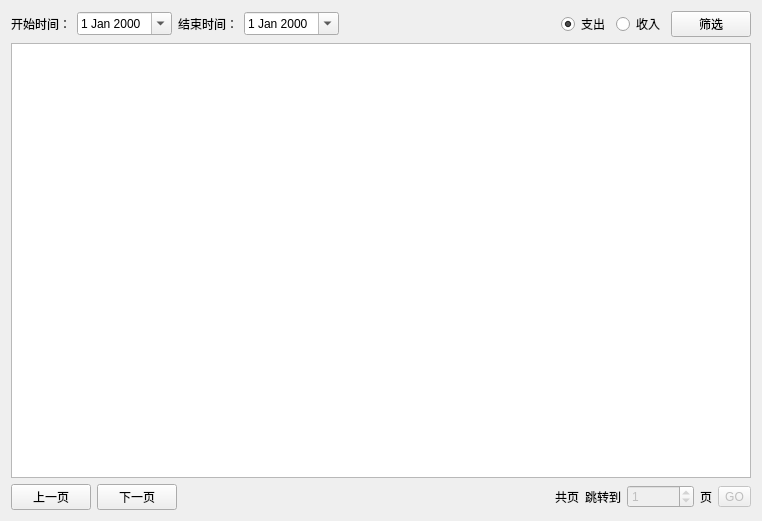
<?xml version="1.0" encoding="UTF-8"?>
<ui version="4.0">
 <class>Form_Flow</class>
 <widget class="QWidget" name="Form_Flow">
  <property name="geometry">
   <rect>
    <x>0</x>
    <y>0</y>
    <width>762</width>
    <height>521</height>
   </rect>
  </property>
  <property name="windowTitle">
   <string>流水表</string>
  </property>
  <layout class="QVBoxLayout" name="verticalLayout">
   <item>
    <layout class="QHBoxLayout" name="horizontalLayout">
     <item>
      <widget class="QLabel" name="label">
       <property name="text">
        <string>开始时间：</string>
       </property>
      </widget>
     </item>
     <item>
      <widget class="QDateEdit" name="dateEdit_start">
       <property name="calendarPopup">
        <bool>true</bool>
       </property>
      </widget>
     </item>
     <item>
      <widget class="QLabel" name="label_4">
       <property name="text">
        <string>结束时间：</string>
       </property>
      </widget>
     </item>
     <item>
      <widget class="QDateEdit" name="dateEdit_end">
       <property name="calendarPopup">
        <bool>true</bool>
       </property>
      </widget>
     </item>
     <item>
      <spacer name="horizontalSpacer">
       <property name="orientation">
        <enum>Qt::Horizontal</enum>
       </property>
       <property name="sizeHint" stdset="0">
        <size>
         <width>40</width>
         <height>20</height>
        </size>
       </property>
      </spacer>
     </item>
     <item>
      <widget class="QRadioButton" name="radioButton_out">
       <property name="text">
        <string>支出</string>
       </property>
       <property name="checked">
        <bool>true</bool>
       </property>
      </widget>
     </item>
     <item>
      <widget class="QRadioButton" name="radioButton_in">
       <property name="text">
        <string>收入</string>
       </property>
      </widget>
     </item>
     <item>
      <widget class="QPushButton" name="pushButton_select">
       <property name="sizePolicy">
        <sizepolicy hsizetype="Fixed" vsizetype="Fixed">
         <horstretch>0</horstretch>
         <verstretch>0</verstretch>
        </sizepolicy>
       </property>
       <property name="text">
        <string>筛选</string>
       </property>
      </widget>
     </item>
    </layout>
   </item>
   <item>
    <widget class="QTableView" name="tableView_flowfunds">
     <property name="editTriggers">
      <set>QAbstractItemView::NoEditTriggers</set>
     </property>
    </widget>
   </item>
   <item>
    <layout class="QHBoxLayout" name="horizontalLayout_2">
     <item>
      <widget class="QPushButton" name="pushButton_up">
       <property name="sizePolicy">
        <sizepolicy hsizetype="Fixed" vsizetype="Fixed">
         <horstretch>0</horstretch>
         <verstretch>0</verstretch>
        </sizepolicy>
       </property>
       <property name="text">
        <string>上一页</string>
       </property>
      </widget>
     </item>
     <item>
      <widget class="QPushButton" name="pushButton_down">
       <property name="sizePolicy">
        <sizepolicy hsizetype="Fixed" vsizetype="Fixed">
         <horstretch>0</horstretch>
         <verstretch>0</verstretch>
        </sizepolicy>
       </property>
       <property name="text">
        <string>下一页</string>
       </property>
      </widget>
     </item>
     <item>
      <spacer name="horizontalSpacer_2">
       <property name="orientation">
        <enum>Qt::Horizontal</enum>
       </property>
       <property name="sizeHint" stdset="0">
        <size>
         <width>40</width>
         <height>20</height>
        </size>
       </property>
      </spacer>
     </item>
     <item>
      <widget class="QLabel" name="label_pages">
       <property name="text">
        <string>共页</string>
       </property>
      </widget>
     </item>
     <item>
      <widget class="QLabel" name="label_2">
       <property name="text">
        <string>跳转到</string>
       </property>
       <property name="alignment">
        <set>Qt::AlignRight|Qt::AlignTrailing|Qt::AlignVCenter</set>
       </property>
      </widget>
     </item>
     <item>
      <widget class="QSpinBox" name="spinBox_page">
       <property name="enabled">
        <bool>false</bool>
       </property>
       <property name="sizePolicy">
        <sizepolicy hsizetype="Fixed" vsizetype="Fixed">
         <horstretch>0</horstretch>
         <verstretch>0</verstretch>
        </sizepolicy>
       </property>
       <property name="maximum">
        <number>9999999</number>
       </property>
       <property name="value">
        <number>1</number>
       </property>
      </widget>
     </item>
     <item>
      <widget class="QLabel" name="label_3">
       <property name="text">
        <string>页</string>
       </property>
      </widget>
     </item>
     <item>
      <widget class="QToolButton" name="toolButton_go">
       <property name="enabled">
        <bool>false</bool>
       </property>
       <property name="text">
        <string>GO</string>
       </property>
      </widget>
     </item>
    </layout>
   </item>
  </layout>
 </widget>
 <resources/>
 <connections/>
</ui>
